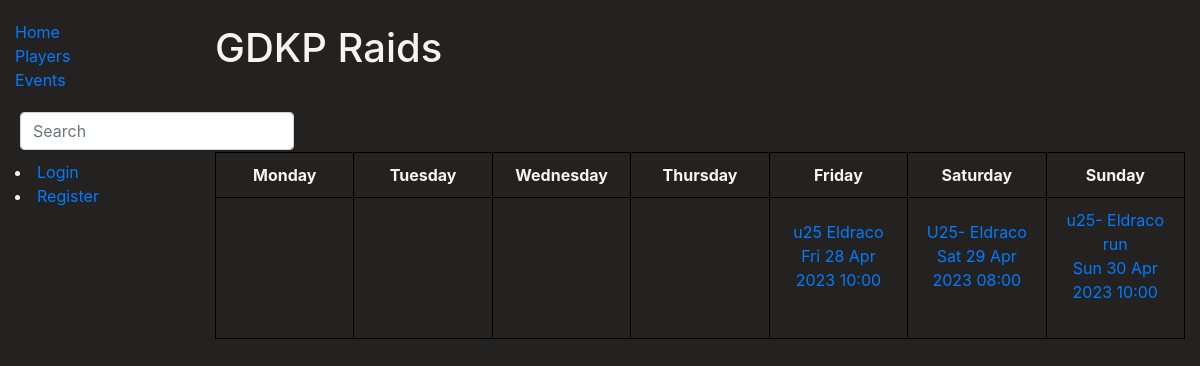
The page /library/events/ on the database as committed earlier.
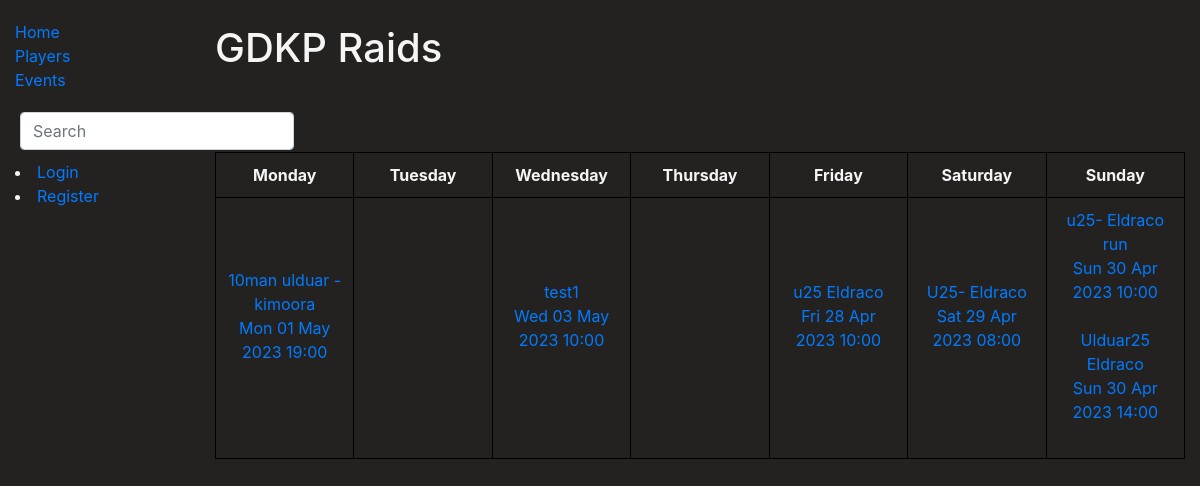
The same page on the database as committed later.
### library/models.py (models this page shows, shortened)
class EventRegistration(models.Model):
    event_name = models.CharField('Event Name', max_length=50)
    event_date = models.DateTimeField('Event Date and Time', help_text='Select the event date and time')
    event_info = models.TextField('Event Info', max_length=1000, default='')
    registered_players = models.ManyToManyField(WowPlayer, related_name='events_registered', blank=True)
    class Meta:
        verbose_name = 'Event Registration'
        verbose_name_plural = 'Event Registrations'
        ordering = ['event_date']

### library/views.py (the view)
# urls.py: path('events/', EventRegistrationListView.as_view(), name='event-list'),
class EventRegistrationListView(ListView):
    model = EventRegistration
    template_name = 'event_list.html'
    def get_events_by_days(self):
        events = EventRegistration.objects.filter(event_date__gte=date.today())
        sorted_dict = {
            'Monday': [],
            'Tuesday': [],
            'Wednesday': [],
            'Thursday': [],
            'Friday': [],
            'Saturday': [],
            'Sunday': []
        }
        for event in events:
            event_weekday = event.event_date.weekday()
            match event_weekday:
                case 0:
                    sorted_dict['Monday'].append(event)
                case 1:
                    sorted_dict['Tuesday'].append(event)
                case 2:
                    sorted_dict['Wednesday'].append(event)
                case 3:
                    sorted_dict['Thursday'].append(event)
                case 4:
                    sorted_dict['Friday'].append(event)
                case 5:
                    sorted_dict['Saturday'].append(event)
                case 6:
                    sorted_dict['Sunday'].append(event)
        return sorted_dict
    def get_queryset(self):
        return self.get_events_by_days()

### library/templatetags/user_tags.py (called while the page is built)
@register.filter(name='has_group')
def has_group(user, group_name):
    return user.groups.filter(name=group_name).exists()

### library/templates/event_list.html (shortened to what this page needs)
{% extends 'base.html' %}
{% block content %}
<h1>GDKP Raids</h1>
{% load user_tags %}
<br>
<br><br>
{% if object_list %}
  <table>
    <thead>
      <tr>
        <th>Monday</th>
        <th>Tuesday</th>
        <th>Wednesday</th>
        <th>Thursday</th>
        <th>Friday</th>
        <th>Saturday</th>
        <th>Sunday</th>
      </tr>
    </thead>
    <tbody>
      <tr>
          <td>
            {% for event in object_list.Monday %}
              {% url 'event_details' event.id as event_url %}
              <a href="{{ event_url }}">{{ event.event_name }}<br>{{ event.event_date|date:"D d M Y H:i" }}</a><br><br>
            {% endfor %}
          </td>
          <td>
          </td>
          <td>
            {% for event in object_list.Wednesday %}
              {% url 'event_details' event.id as event_url %}
              <a href="{{ event_url }}">{{ event.event_name }}<br>{{ event.event_date|date:"D d M Y H:i" }}</a><br><br>
            {% endfor %}
          </td>
          <td>
          </td>
          <td>
            {% for event in object_list.Friday %}
              {% url 'event_details' event.id as event_url %}
              <a href="{{ event_url }}">{{ event.event_name }}<br>{{ event.event_date|date:"D d M Y H:i" }}</a><br><br>
            {% endfor %}
          </td>
          <td>
            {% for event in object_list.Saturday %}
              {% url 'event_details' event.id as event_url %}
              <a href="{{ event_url }}">{{ event.event_name }}<br>{{ event.event_date|date:"D d M Y H:i" }}</a><br><br>
            {% endfor %}
          </td>
          <td>
            {% for event in object_list.Sunday %}
              {% url 'event_details' event.id as event_url %}
              <a href="{{ event_url }}">{{ event.event_name }}<br>{{ event.event_date|date:"D d M Y H:i" }}</a><br><br>
            {% endfor %}
          </td>
        </tr>
    </tbody>
  </table>
{% else %}
  <p>No events yet.</p>
{% endif %}
{% endblock %}

### library/templates/base.html (shortened to what this page needs)
<!DOCTYPE html>
<html lang="en">
<head>
  <link rel="stylesheet" href="https://stackpath.bootstrapcdn.com/bootstrap/4.1.3/css/bootstrap.min.css">
  {% load static %}
  <link rel="stylesheet" href="{% static 'css/styles.css' %}">
</head>
<body>
  <div class="container-fluid">
    <div class="row">
      <div class="col-sm-2">
      {% block sidebar %}
        <ul class="sidebar-nav">
          <li><a href="{% url 'index' %}">Home</a></li>
          <li><a href="{% url 'players' %}">Players</a></li>
          <li><a href="{% url 'events' %}">Events</a></li>
        </ul>
        <ul>
          <form action="{% url 'search' %}" method="get" class="form-inline my-2 my-md-0">
          <input name="query" class="form-control" type="text" placeholder="Search">
          </form>
        </ul>
      {% if user.is_authenticated %}
      <li><a href="{% url 'user_profile' %}">
        <svg class="bi bi-person" width="1.5em" height="1.5em" viewBox="0 0 16 16" fill="currentColor" xmlns="http://www.w3.org/2000/svg">
          <path fill-rule="evenodd" d="M13 14s1 0 1-1-1-4-6-4-6 3-6 4 1 1 1 1h10zm-9.995-.944v-.002.002zM3.022 13h9.956a.274.274 0 00.014-.002l.008-.002c-.001-.246-.154-.986-.832-1.664C11.516 10.68 10.289 10 8 10c-2.29 0-3.516.68-4.168 1.332-.678.678-.83 1.418-.832 1.664a1.05 1.05 0 00.022.004zm9.974.056v-.002.002zM8 7a2 2 0 100-4 2 2 0 000 4zm3-2a3 3 0 11-6 0 3 3 0 016 0z" clip-rule="evenodd"/>
        </svg>
      {{ user.get_username }}</a></li>
      <li><a href="{% url 'logout'%}">Logout</a></li>
    {% else %}
      <li><a href="{% url 'login'%}?next={{request.path}}">Login</a></li>
      <li><a href="{% url 'register' %}">Register</a></li>
    {% endif %}
      {% endblock %}
      </div>
      <div class="col-sm-10 "><br>{% block content %}{% endblock %}</div>
    </div>
  </div>
</body>
</html>

### library/static/css/styles.css (style rules this page uses)
.sidebar-nav { margin-top: 20px; padding: 0; list-style: none; }
body { background-color: rgb(36, 34, 33); color: whitesmoke; }
ul { margin-block-start: 0px; margin-block-end: 0px; padding-top: 20px; padding-bottom: 10px; padding-inline-start: 5px; }
table { border-collapse: collapse; table-layout: fixed; width: 100%; }
th, td { border: 1px solid black; text-align: center; vertical-align: middle; padding: 10px; width: 14.28%; }

Rows that differ between the two databases and show on the page:
added EventRegistration: event_name "10man ulduar - kimoora", event_date "Mon 01 May 2023 19:00", shown under "GDKP Raids"
added EventRegistration: event_name "test1", event_date "Wed 03 May 2023 10:00"
added EventRegistration: event_name "Ulduar25 Eldraco", event_date "Sun 30 Apr 2023 14:00"
